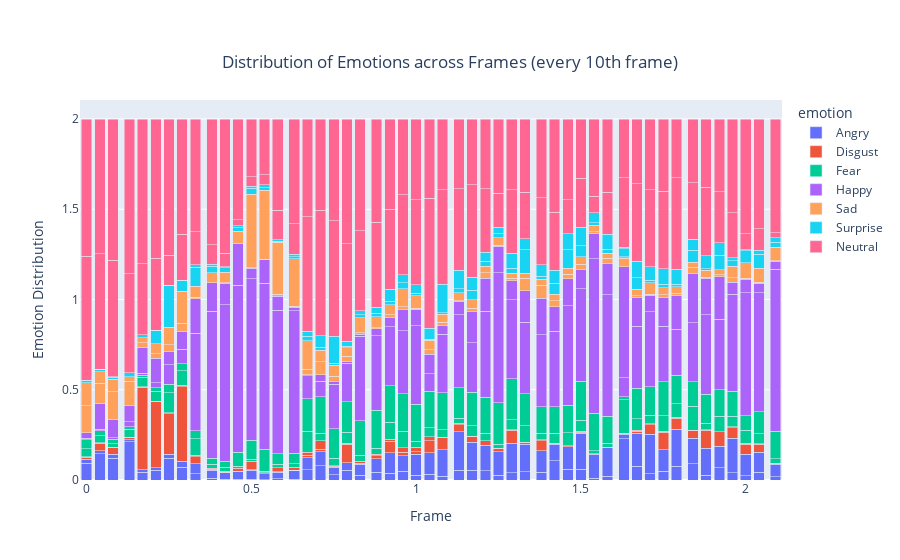

Notebook code for this chart:
### Code cell
#df_10th = df_plotting[df_plotting["frame"] % 3 == 0]  # select every 10th frame

fig = px.bar(df_plotting, x="pos_sec", y='probability', color = 'emotion',
             barmode="stack", title="Distribution of Emotions across Frames (every 10th frame)")
fig.update_layout(xaxis_title="Frame", yaxis_title="Emotion Distribution",     title={
        'y': 0.9,
        'x': 0.5,
        'xanchor': 'center',
        'yanchor': 'top'
    })
fig.show()
